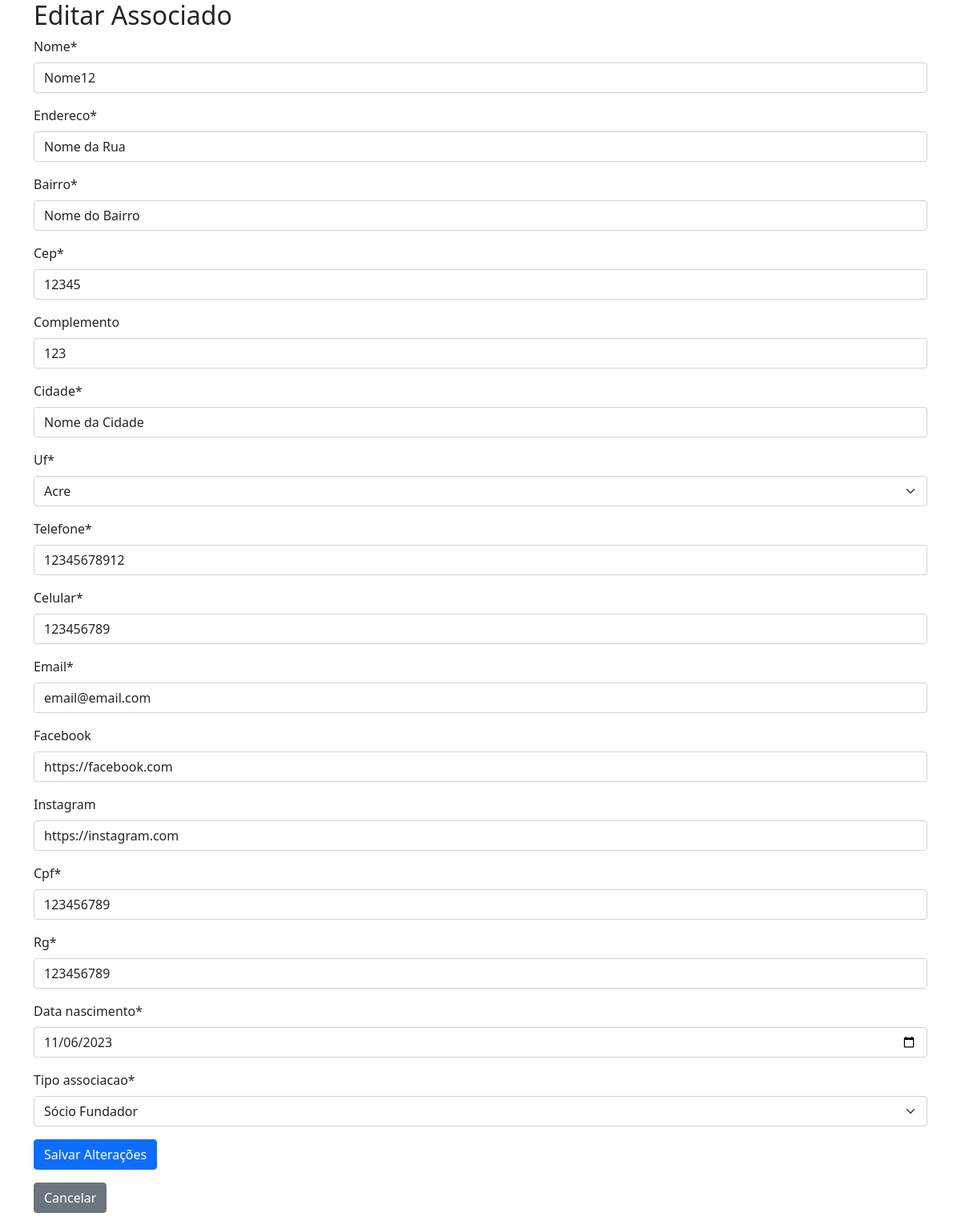
The page /associados/3/editar/ on the database its author committed.
### clube/models.py (models this page shows, shortened)
class Associado(models.Model):
    nome = models.CharField(max_length=100)
    endereco = models.CharField(max_length=200)
    bairro = models.CharField(max_length=50)
    cep = models.CharField(max_length=10)
    complemento = models.CharField(max_length=100, blank=True, null=True)
    cidade = models.CharField(max_length=100)
    uf = models.CharField(max_length=2, choices=uf)
    telefone = models.CharField(max_length=15)
    celular = models.CharField(max_length=15)
    email = models.EmailField()
    facebook = models.URLField(blank=True, null=True)
    instagram = models.URLField(blank=True, null=True)
    cpf = models.CharField(max_length=14)
    rg = models.CharField(max_length=20)
    data_nascimento = models.DateField()
    tipo_associacao = models.CharField(max_length=50, choices=associacao)

### clube/views.py (the view, shortened to what this page needs)
# urls.py: path('associados/<int:pk>/editar/', AssociadoUpdateView.as_view(), name='associado_edit'),
class AssociadoUpdateView(UpdateView):
    model = Associado
    form_class = AssociadoForm
    template_name = 'associado/associado_edit.html'

### clube/forms.py
class AssociadoForm(forms.ModelForm):
    class Meta:
        model = Associado
        fields = '__all__'
        widgets = {
            'data_nascimento': forms.DateInput(attrs={'type': 'date'}),
        }

### clube/templates/associado/associado_edit.html (shortened to what this page needs)
{% load crispy_forms_tags %}
<head>
    <link href="https://cdn.jsdelivr.net/npm/bootstrap@5.0.2/dist/css/bootstrap.min.css" rel="stylesheet">
</head>
<body>
    <div style="padding-bottom: 15px;" class="container">
        <h2>Editar Associado</h2>
        <form method="post" enctype="multipart/form-data">
            {{ form|crispy }}
            <button class="btn btn-primary" type="submit">Salvar Alterações</button>
        </form>
        <a class="btn btn-secondary" href="{% url 'associado_detail' pk=object.pk %}">Cancelar</a>
    </div>
</body>

### rows shown on the page
Associado: nome "Nome12", endereco "Nome da Rua", bairro "Nome do Bairro", cep "12345", complemento "123", cidade "Nome da Cidade", uf "Acre", telefone "12345678912", celular "123456789", email "email@email.com", facebook "https://facebook.com", instagram "https://instagram.com", cpf "123456789", rg "123456789", data_nascimento "11/06/2023", tipo_associacao "Sócio Fundador"
